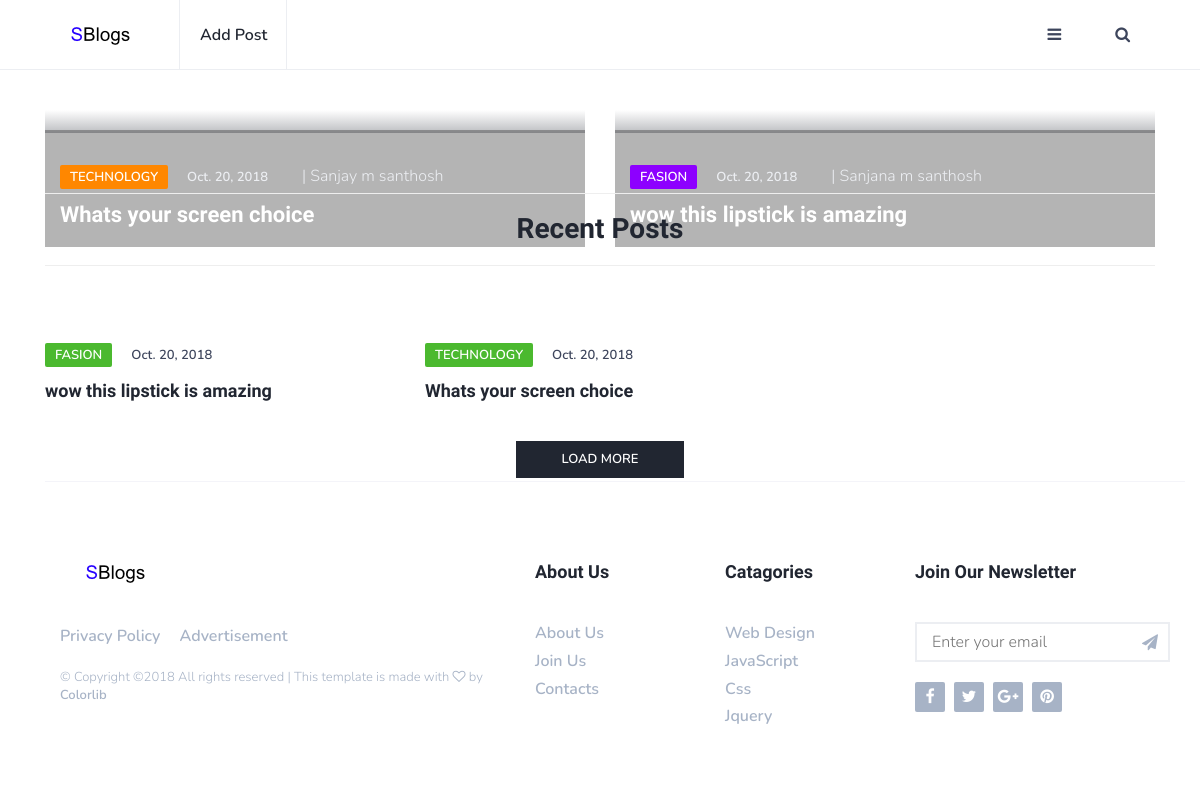
/, run on an earlier commit of the app's database.
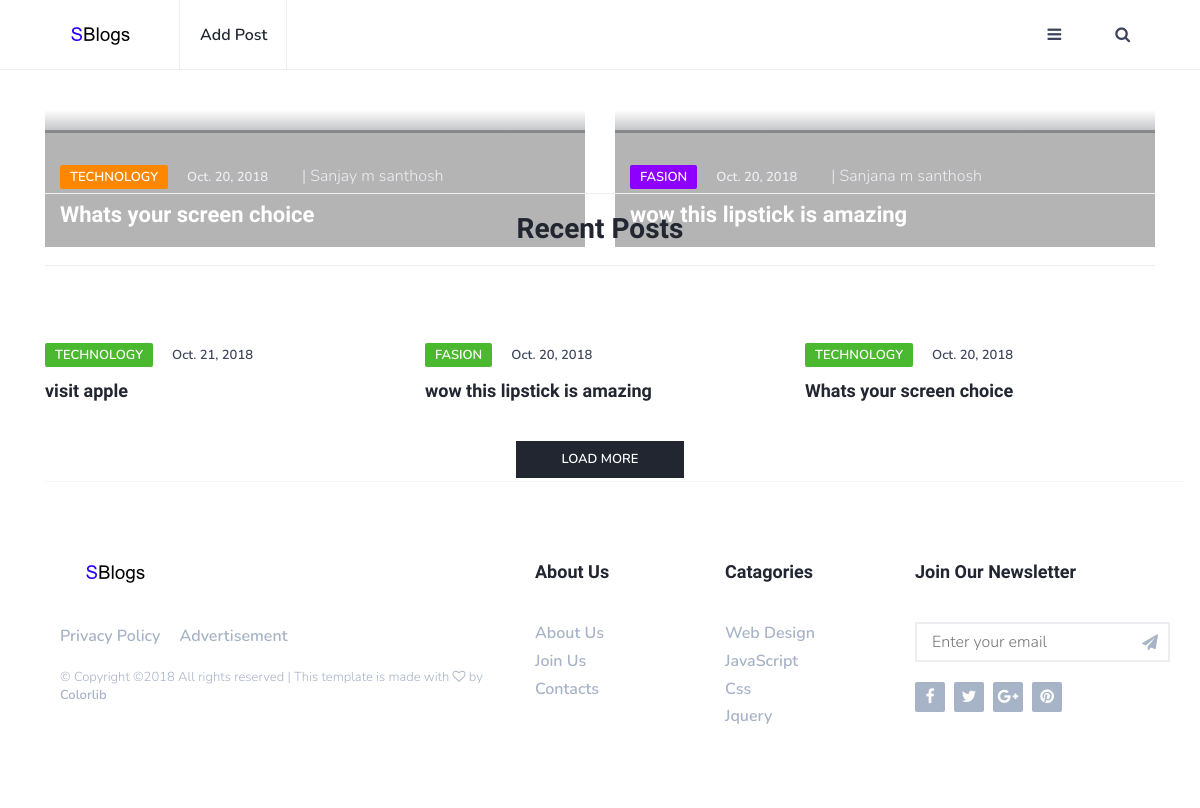
And on a later commit of the database.
### homepage/models.py (models this page shows, shortened)
class insert_blog(models.Model):
    blogger_name = models.CharField(max_length=30,blank=False, null=False,default = 'random_blogger')
    blog_post_name = models.CharField(max_length = 50 ,blank=False, null=False,default='random_blog')
    category = models.TextField(blank=False, null=False,choices = categories)
    Date_of_publish = models.DateField(auto_now=True)
    Blog_link = models.TextField(default='www.sanjumsanthosh.pythonanywhere.com')
    view_counter = models.IntegerField(default=0)
    image_upload = models.ImageField(upload_to="media",default = 'post-1.jpg')

### homepage/views.py (the view)
# urls.py: path('',views.main_page),
def main_page(request):
    return render(request,'homepage/index.html',{'top_posts':top_posts(),'recent_posts':recent_post})

### homepage/main_progs.py (called while the page is built)
def top_posts():
    user_data = insert_blog.objects.all()
    data_dictionary = []
    author = [user_data[0].blogger_name,user_data[1].blogger_name]
    date = [user_data[0].Date_of_publish,user_data[1].Date_of_publish]
    category = [user_data[0].category,user_data[1].category]
    main_title = [user_data[0].blog_post_name,user_data[1].blog_post_name]
    link = [user_data[0].Blog_link,user_data[1].Blog_link]
    url1 = user_data[0].image_upload.url.split('/')
    url1[2]='edited_media'
    url1 = '/'.join(url1)
    url2 = user_data[1].image_upload.url.split('/')
    url2[2]='edited_media'
    url2 = '/'.join(url2)
    images = [url1,url2]
    data_dictionary = [author,date,category,main_title,link,images]
    return data_dictionary

def edit_images():
    data = glob.glob('media/media/*')
    if(len(data)!=0):
        for images in data:
            try:
                img = Image.open(images)
                print ('...........................')
                print('image name : ',images)
                print ('original size : ',img.size)
                edited = edit_image(img,700,450)
                edited.save('media/edited_media/%s'%images.split('/')[2],edited.format)
            except :
                print("**********    something's wrong with this file %s"%images)

def recent_post():
    user_data = insert_blog.objects.all().reverse()
    edit_images()
    data_dictionary = []
    index = len(user_data)-1
    for i in range(0,len(user_data),1):
        data=[]
        p = index-i
        data.append(user_data[p].blogger_name)#0
        data.append(user_data[p].Date_of_publish)#1
        data.append(user_data[p].category)#2
        data.append(user_data[p].blog_post_name)#3
        data.append(user_data[p].Blog_link)#4
        url = user_data[p].image_upload.url.split('/')
        url[2]='edited_media'
        url = '/'.join(url)
        data.append(url)#5
        data.append(i)#6
        data_dictionary.append(data)
    return data_dictionary

### homepage/templates/homepage/index.html (shortened to what this page needs)
{% extends "homepage/temp_late.html" %}
{% load static %}
{% block section_block %}
<div class="section">
	<div class="container">
		<div class="row">
			<div class="col-md-6">
				<div class="post post-thumb">
					<a class="post-img" href="{{ top_posts.4.0 }}" target="/"><img style="max-width:720px;height:auto;"  src="{{top_posts.5.0}}" alt=""></a>
					<div class="post-body">
						<div class="post-meta">
							<a class="post-category cat-2" href="category.html">{{ top_posts.2.0}}</a>
							<span class="post-date">{{ top_posts.1.0}}</span>
							<span class="post-author">| {{ top_posts.0.0}}</span>
						</div>
						<h3 class="post-title"><a href="{{ top_posts.4.0 }}" target="/">{{ top_posts.3.0}}</a></h3>
					</div>
				</div>
			</div>
			<div class="col-md-6">
				<div class="post post-thumb">
					<a class="post-img" href="{{ top_posts.4.1 }}" target="/"><img style="max-width:720px;height:auto;"  src="{{top_posts.5.1}}" alt=""></a>
					<div class="post-body">
						<div class="post-meta">
							<a class="post-category cat-3" href="category.html">{{ top_posts.2.1}}</a>
							<span class="post-date">{{ top_posts.1.1}}</span>
							<span class="post-author">| {{ top_posts.0.1 }}</span>
						</div>
						<h3 class="post-title"><a href="{{ top_posts.4.1 }}" target="/">{{ top_posts.3.1}}</a></h3>
					</div>
				</div>
			</div>
		</div>
		<div class="row">
			<div class="col-md-12">
				<div class="section-title">
					<hr><center><h2>Recent Posts</h2></center><hr>
				</div>
			</div>
			{% for elements in recent_posts %}
			<div class="col-md-4">
				<div class="post">
					<a class="post-img" href="{{ elements.4 }}" target="/"><img style="max-width:420px; height:auto;"  src="{{elements.5}}" alt=""></a>
					<div class="post-body">
						<div class="post-meta">
							<a class="post-category cat-1" href="category.html">{{ elements.2}}</a>
							<span class="post-date">{{elements.1}}</span>
						</div>
						<h3 class="post-title"><a href="{{elements.4}}" target="/">{{elements.3}}</a></h3>
					</div>
				</div>
			</div>
			{% endfor %}
		</div>
		<div class="col-md-12">
			<div class="section-row">
				<button class="primary-button center-block">Load More</button>
			</div>
		</div>
{% endblock section_block %}

### homepage/templates/homepage/temp_late.html (shortened to what this page needs)
{% load static %}
<!DOCTYPE html>
<html lang="en">
	<head>
		<link href="https://maxcdn.bootstrapcdn.com/font-awesome/4.2.0/css/font-awesome.min.css" rel="stylesheet">
		<link type="text/css" rel="stylesheet" href="css/bootstrap.min.css"/>
		<link rel="stylesheet" href="//maxcdn.bootstrapcdn.com/bootstrap/3.2.0/css/bootstrap.min.css">
    	<link rel="stylesheet" href="//maxcdn.bootstrapcdn.com/bootstrap/3.2.0/css/bootstrap-theme.min.css">
		<link rel="stylesheet" href="{%static 'css/font-awesome.min.css'%}">
		<link type="text/css" rel="stylesheet" href="{%static 'css/style.css'%}"/>
    </head>
	<body>
		<header id="header">
			<div id="nav">
				<div id="nav-fixed">
					<div class="container">
						<div class="nav-logo">
							<a href="/" class="logo"><img src="{%static 'img/logo.png'%}" alt=""></a>
						</div>
						<ul class="nav-menu nav navbar-nav">
							<li><a href="/admin">Add post</a></li>
						</ul>
						<div class="nav-btns">
							<button class="aside-btn"><i class="fa fa-bars"></i></button>
							<button class="search-btn"><i class="fa fa-search"></i></button>
						</div>
					</div>
				</div>
			</div>
		{% block section_block %}
		{% endblock section_block %}
		<footer id="footer">
			<div class="container">
				<div class="row">
					<div class="col-md-5">
						<div class="footer-widget">
							<div class="footer-logo">
								<a href="index.html" class="logo"><img src="{%static 'img/logo.png'%}" alt=""></a>
							</div>
							<ul class="footer-nav">
								<li><a href="#">Privacy Policy</a></li>
								<li><a href="#">Advertisement</a></li>
							</ul>
							<div class="footer-copyright">
								<span>&copy;
Copyright &copy;<script>document.write(new Date().getFullYear());</script> All rights reserved | This template is made with <i class="fa fa-heart-o" aria-hidden="true"></i> by <a href="https://colorlib.com" target="_blank">Colorlib</a>
</span>
							</div>
						</div>
					</div>
					<div class="col-md-4">
						<div class="row">
							<div class="col-md-6">
								<div class="footer-widget">
									<h3 class="footer-title">About Us</h3>
									<ul class="footer-links">
										<li><a href="about.html">About Us</a></li>
										<li><a href="#">Join Us</a></li>
										<li><a href="contact.html">Contacts</a></li>
									</ul>
								</div>
							</div>
							<div class="col-md-6">
								<div class="footer-widget">
									<h3 class="footer-title">Catagories</h3>
									<ul class="footer-links">
										<li><a href="category.html">Web Design</a></li>
										<li><a href="category.html">JavaScript</a></li>
										<li><a href="category.html">Css</a></li>
										<li><a href="category.html">Jquery</a></li>
									</ul>
								</div>
							</div>
						</div>
					</div>
					<div class="col-md-3">
						<div class="footer-widget">
							<h3 class="footer-title">Join our Newsletter</h3>
							<div class="footer-newsletter">
								<form>
									<input class="input" type="email" name="newsletter" placeholder="Enter your email">
									<button class="newsletter-btn"><i class="fa fa-paper-plane"></i></button>
								</form>
							</div>
							<ul class="footer-social">
								<li><a href="#"><i class="fa fa-facebook"></i></a></li>
								<li><a href="#"><i class="fa fa-twitter"></i></a></li>
								<li><a href="#"><i class="fa fa-google-plus"></i></a></li>
								<li><a href="#"><i class="fa fa-pinterest"></i></a></li>
							</ul>
						</div>
					</div>
				</div>
			</div>
		</footer>
	</body>
</html>

What changed in the data, as far as the page shows it:
added insert_blog: category "TECHNOLOGY", Date_of_publish "Oct. 21, 2018", blog_post_name "visit apple"
